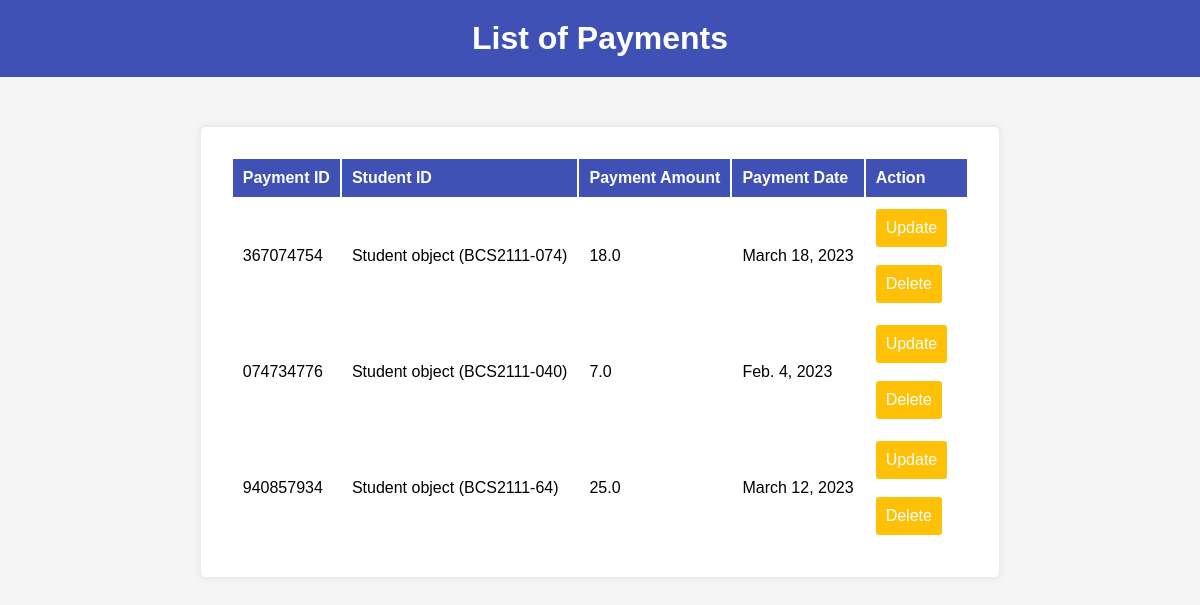
Screenshot of /paymentList with the database file from the repository.
### homepage/models.py (models this page shows)
class Payment(models.Model):
    paymentID = models.CharField(max_length = 9, primary_key = True )
    studentID = models.ForeignKey(Student, on_delete = models.CASCADE)
    payment_amount = models.FloatField()
    payment_date = models.DateField()

class Student(models.Model):
    studentID = models.CharField(max_length = 12, primary_key = True)
    studentName = models.TextField()
    email = models.EmailField()
    phone_number = models.CharField(max_length = 12)
    course_code = models.CharField(max_length = 3)
    payment_status = models.CharField(max_length = 6)

### homepage/views.py (the view)
# urls.py: path("paymentList",views.paymentList, name="paymentList"),
def paymentList(request):
    payment = Payment.objects.all()
    context = {'payment': payment}
    return render(request, 'paymentList.html', context)

### homepage/templates/paymentList.html (shortened to what this page needs)
<!DOCTYPE html>
<html>
  <head>
  </head>
  <body>
    <h1>List of Payments</h1>
    <table>
      <thead>
        <tr>
          <th>Payment ID</th>
          <th>Student ID</th>
          <th>Payment Amount</th>
          <th>Payment Date</th>
          <th>Action</th>
        </tr>
      </thead>
      <tbody>
        {% for payment in payment %}
        <tr>
          <td>{{ payment.paymentID }}</td>
          <td>{{ payment.studentID }}</td>
          <td>{{ payment.payment_amount }}</td>
          <td>{{ payment.payment_date }}</td>
          <td>
            <form action=" update_payment/{{payment.paymentID}} " method="POST">
              <button class="update-button" type="submit">Update</button>
            </form>
            <br />
            <form action=" delete_payment/{{payment.paymentID}} " method="POST">
              <button class="delete-button" type="submit">Delete</button>
            </form>
          </td>
        </tr>
        {% endfor %}
      </tbody>
    </table>
  </body>
</html>

### homepage/templates/paymentList.html (style rules this page uses)
body { background-color: #f5f5f5; font-family: Arial, sans-serif; font-size: 16px; margin: 0; padding: 0; }
h1 { background-color: #3f51b5; color: #ffffff; margin: 0; padding: 20px; text-align: center; }
table { background-color: #ffffff; border-radius: 5px; box-shadow: 0 0 10px rgba(0, 0, 0, 0.1); margin: 0 auto; max-width: 800px; padding: 30px; margin-top: 50px; }
th, td { padding: 10px; text-align: left; }
th { background-color: #3f51b5; color: #ffffff; }
.update-button, .delete-button { background-color: #ffc107; border: none; border-radius: 3px; color: #ffffff; cursor: pointer; display: inline-block; font-size: 16px; padding: 10px; margin-right: 10px; }

### rows the page displays
Payment: paymentID "367074754", studentID "Student object (BCS2111-074)", payment_amount "18.0", payment_date "March 18, 2023"
Payment: paymentID "074734776", studentID "Student object (BCS2111-040)", payment_amount "7.0", payment_date "Feb. 4, 2023"
Payment: paymentID "940857934", studentID "Student object (BCS2111-64)", payment_amount "25.0", payment_date "March 12, 2023"
